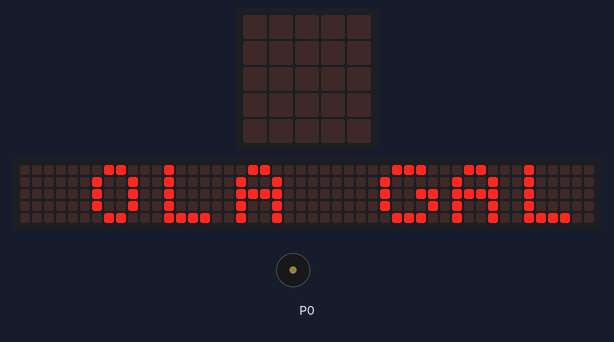
This program was run on a simulated BBC micro:bit (MakeCode). On the bench: the board's 5×5 LED display, a strip that is not on the board, showing the scrolling text unrolled, buzzer (waves = sounding). The 48×5 strip is a reading aid, not a part: it shows the text the display is scrolling, unrolled, one strip-width of it at a time. At 19.9 s the program stops and its outputs stay as they are.

Above: at 3.8 s.
At 15.0 s:
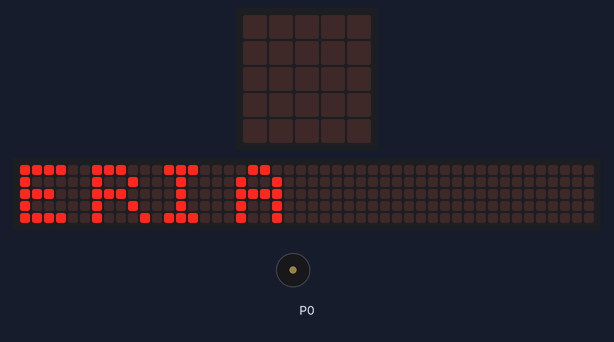
At 17.2 s:
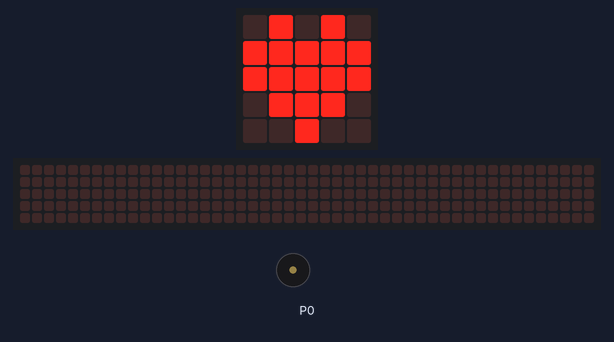
At 19.3 s:
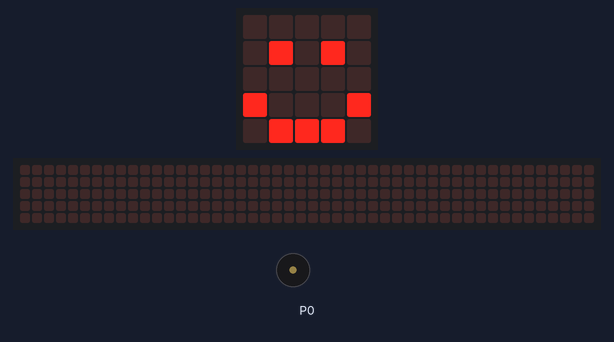
Timing chart, 0 to 20.8 s (numbered marks = the images above):
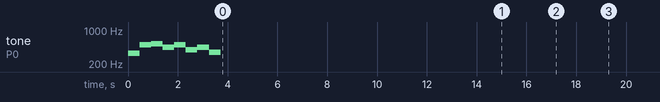

The program:

main.ts
```typescript
music.play(music.stringPlayable("E B C5 A B G A F ", 130), music.PlaybackMode.UntilDone)
basic.showString(" OLA GALERIA ")
basic.pause(100)
basic.showIcon(IconNames.SmallHeart)
basic.pause(100)
basic.showIcon(IconNames.Heart)
basic.pause(100)
basic.showIcon(IconNames.SmallHeart)
basic.pause(100)
basic.showIcon(IconNames.Heart)
basic.pause(100)
basic.showIcon(IconNames.Happy)
basic.pause(100)
```

test.ts
```typescript
// testes vão aqui; isto não será compilado quando este pacote for usado como uma extensão.
```

Measured:
- what the display in image 0 shows lasts 1.1 s, from 3.7 s to 4.8 s
- what the display in image 1 shows lasts 1.3 s, from 15.0 s to 16.3 s
- what the display in image 2 shows lasts 0.7 s, from 17.1 s to 17.8 s
